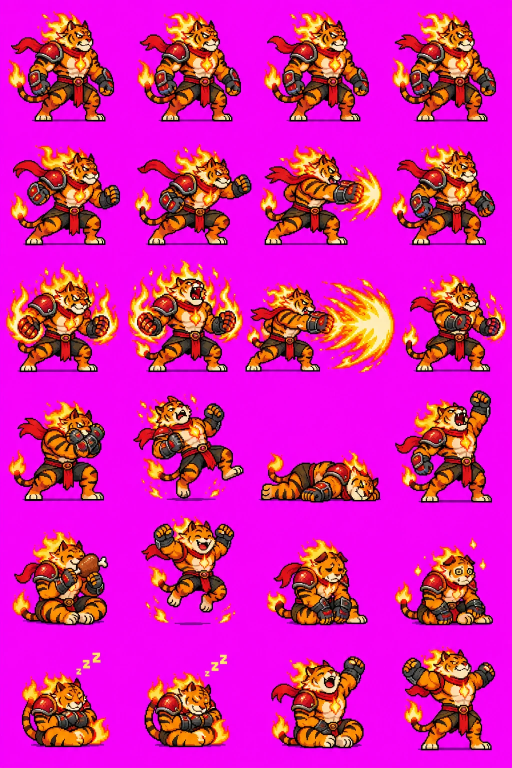
#> input picture assets/source/tiger-sheet.webp, 1024 x 1536 px (shown at 1/2 size)
$ python aura_anim.py ../assets/source/tiger-sheet.webp ../assets/source/tiger-sheet.webp ../assets/source/tiger-sheet.webp 3
#> lines starting #> are read from the running program, lines starting #| are printed output that depends on the picture; after the words box and inside, x2 and y2 are one past the last pixel; in counts of white or black regions, pixels touching at a corner belong together
"""Animated aura for legend frames (prototype).

A legend frame has its aura painted in, so it never moves. This splits a built frame into the body (everything
the dark outline closes in) and the painted aura (what can be reached from outside without crossing the outline),
draws moving flames behind the whole sprite (or, with split, drops the painted aura and draws the new one around the body): flame tongues that rise and flicker, N frames that loop,
solid pixel colours in 2 px cells (no alpha blending, so it shows the same on the PocketGo).
Usage: python aura_anim.py <element> <frame.png> <out_prefix> [frames=6]
       writes <out_prefix>_0.png .. _<N-1>.png (RGBA, same canvas size as the frame) and <out_prefix>_body.png
"""
import sys
import numpy as np
from PIL import Image

PALETTE = {          # outer -> inner
    'hoa':  [(196, 52, 18), (255, 128, 28), (255, 206, 72), (255, 248, 196)],
    'kim':  [(84, 112, 178), (146, 186, 238), (214, 232, 255), (255, 255, 255)],
    'moc':  [(36, 116, 40), (84, 196, 58), (166, 238, 88), (236, 255, 186)],
    'thuy': [(26, 84, 186), (48, 156, 238), (126, 226, 255), (226, 255, 255)],
    'tho':  [(142, 84, 26), (212, 146, 48), (248, 202, 88), (255, 244, 188)],
}
CELL = 2                 # aura drawn in 2x2 cells, like the aim funnel


def shift(m, dy, dx):
    out = np.zeros_like(m)
    h, w = m.shape
    out[max(dy, 0):h + min(dy, 0), max(dx, 0):w + min(dx, 0)] = m[max(-dy, 0):h + min(-dy, 0), max(-dx, 0):w + min(-dx, 0)]
    return out


def dilate(m):
    r = m.copy()
    for dy in (-1, 0, 1):
        for dx in (-1, 0, 1):
            r |= shift(m, dy, dx)
    return r


def body_mask(rgba):
    """pixels closed in by the dark outline (plus the outline itself)"""
    a = rgba[..., 3] > 0
    rgb = rgba[..., :3].astype(int)
    dark = a & (rgb.sum(-1) < 200)
    dark = dilate(dark)                            # close one-pixel gaps in the outline
    free = ~dark                                   # flood from the border through anything that is not outline
    seen = np.zeros_like(free)
    seen[0, :] = free[0, :]; seen[-1, :] = free[-1, :]; seen[:, 0] = free[:, 0]; seen[:, -1] = free[:, -1]
    while True:
        grown = dilate(seen) & free
        if (grown == seen).all():
            break
        seen = grown
    body = a & ~seen
    # the outline ring that faces the outside belongs to the body too
    return body | (dark & a & dilate(body))


def periodic_noise(h, w, cell, period_cells, seed):
    """value noise, bilinear, that repeats every period_cells grid rows (so the scroll loops)"""
    rng = np.random.default_rng(seed)
    gh, gw = period_cells, w // cell + 2
    g = rng.random((gh, gw))
    ys = np.arange(h)[:, None] / cell
    xs = np.arange(w)[None, :] / cell
    y0 = np.floor(ys).astype(int); x0 = np.floor(xs).astype(int)
    fy = ys - y0; fx = xs - x0
    fy = fy * fy * (3 - 2 * fy); fx = fx * fx * (3 - 2 * fx)
    def at(yy, xx):
        return g[yy % gh, np.clip(xx, 0, gw - 1)]
    top = at(y0, x0) * (1 - fx) + at(y0, x0 + 1) * fx
    bot = at(y0 + 1, x0) * (1 - fx) + at(y0 + 1, x0 + 1) * fx
    return top * (1 - fy) + bot * fy


def aura_frames(rgba, element, n=6, reach=16, split=False):
    h, w = rgba.shape[:2]
    # split=True drops the painted aura (needs a closed dark outline); by default the whole sprite stays as drawn
    # and the moving flames go behind it, around its silhouette
    body = body_mask(rgba) if split else rgba[..., 3] > 0
    # distance (in px) outside the body, up to `reach`
    dist = np.full((h, w), 999, np.int32)
    ring = body.copy()
    for d in range(1, reach + 1):
        nxt = dilate(ring)
        dist[nxt & ~ring] = d
        ring = nxt
    pal = PALETTE[element]
    cy = np.arange(h)[:, None].repeat(w, 1)
    top = np.where(body.any(1))[0][0]
    out = []
    period = 6                                     # noise rows per loop
    for t in range(n):
        frame = np.zeros((h, w, 4), np.uint8)
        # flames rise: sample the noise lower down as time goes on; taller above the shoulders
        shift_px = int(round(t * period * 10 / n))
        nz = periodic_noise(h + 64, w, 10, period * 8, 7)[shift_px:shift_px + h]
        nz2 = periodic_noise(h + 64, w, 5, period * 16, 11)[2 * shift_px % 32:2 * shift_px % 32 + h]
        up = np.clip((cy - top) / max(1, h - top), 0, 1)          # 0 at the head, 1 at the feet
        lim = 2 + 11 * (1 - up) * (0.2 + 1.0 * nz) + 4 * nz2       # flame height around the body
        heat = 1 - dist / np.maximum(lim, 1)
        lit = (dist < 999) & (heat > 0) & ~body
        band = np.clip((heat * 4.2).astype(int), 0, 3)
        # 2x2 cells: every cell takes the value of its top-left pixel
        yy = (np.arange(h) // CELL * CELL)[:, None]; xx = (np.arange(w) // CELL * CELL)[None, :]
        lit = lit[yy, xx]; band = band[yy, xx]
        for b in range(4):
            sel = lit & (band == b)
            frame[sel, :3] = pal[b]; frame[sel, 3] = 255
        # a few embers floating up
        rng = np.random.default_rng(3)
        for e in range(10):
            ex = rng.integers(0, w // CELL) * CELL
            base = rng.integers(0, h)
            ey = int((base - (t / n) * 60 - rng.integers(0, 20)) % h) // CELL * CELL
            if dist[ey, ex] < 999 and dist[ey, ex] > 8 and not body[ey, ex]:
                frame[ey:ey + CELL, ex:ex + CELL, :3] = pal[2 + e % 2]; frame[ey:ey + CELL, ex:ex + CELL, 3] = 255
        frame[body] = rgba[body]
        out.append(frame)
    b = rgba.copy(); b[~body] = 0
    return out, b


if __name__ == '__main__':
    el, src, pre = sys.argv[1], sys.argv[2], sys.argv[3]
    n = int(sys.argv[4]) if len(sys.argv) > 4 else 6
    im = np.array(Image.open(src).convert('RGBA'))
    pad = 24                                       # room for flames beyond the old canvas
    im = np.pad(im, ((pad, 4), (pad, pad), (0, 0)))
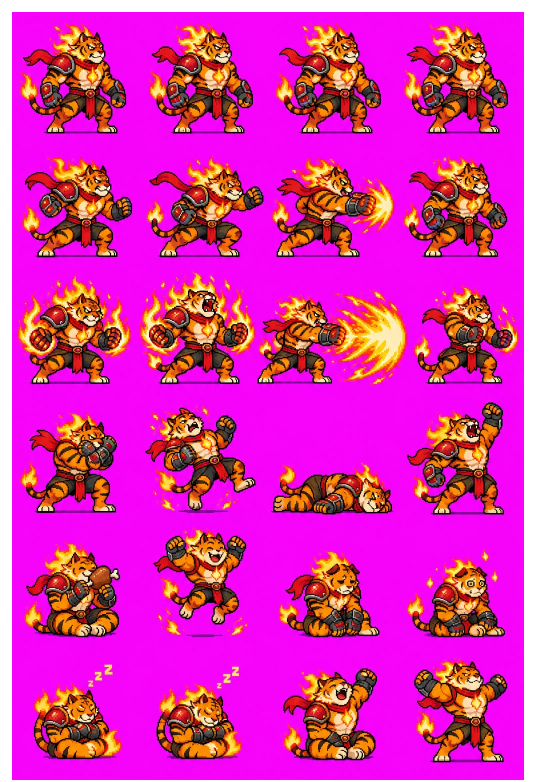
#> im: shape (1564, 1072, 4) (shown at 1/2 size); mean R, G, B, A 201.2, 32, 160, 239.2; transparent parts drawn white
    frames, body = aura_frames(im, el, n)
#> in aura_frames, `body = body_mask(rgba) if split else rgba[..., 3] > 0`:
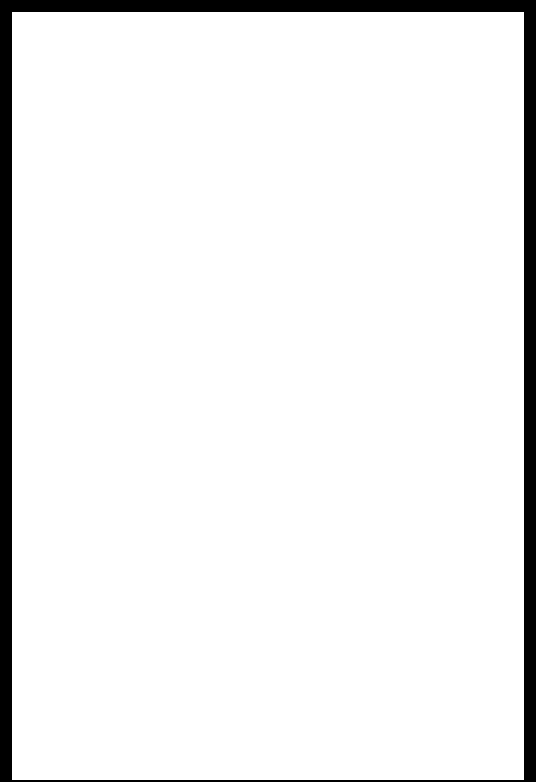
#> body: shape (1564, 1072) bool (shown at 1/2 size); 93.8% white; 1 black region, box (x1, y1, x2, y2) and area: (0, 0, 1072, 1564) 103744
#> the loop in aura_frames, `for d in range(1, reach + 1):` made 16 passes
#> pass 1, in aura_frames, `nxt = dilate(ring)`:
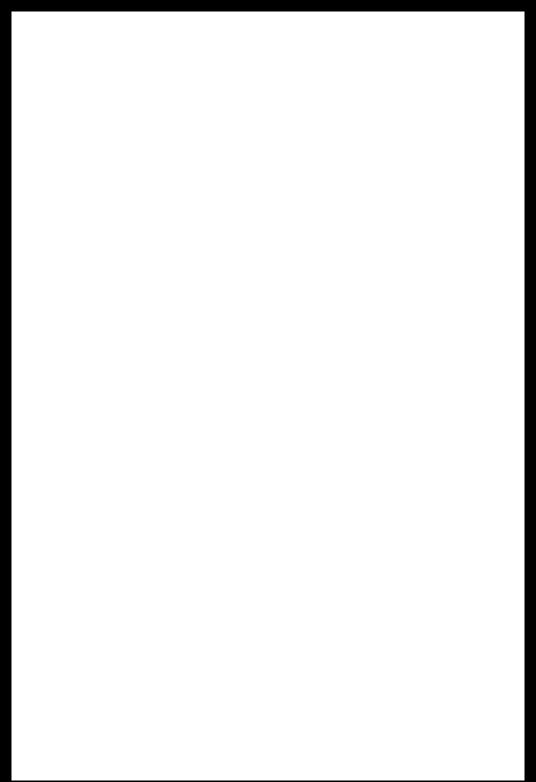
#> nxt: shape (1564, 1072) bool (shown at 1/2 size); 94.1% white; 1 black region, box (x1, y1, x2, y2) and area: (0, 0, 1072, 1564) 98620
#> pass 2, in aura_frames, `nxt = dilate(ring)`:
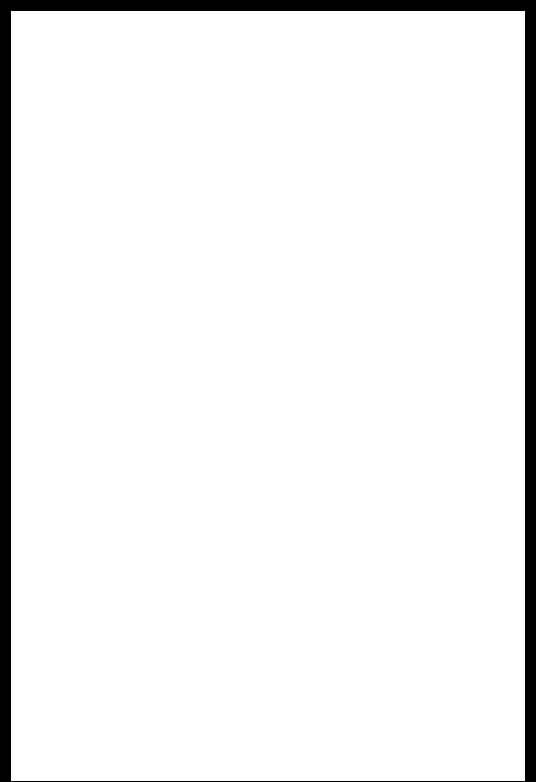
#> nxt: shape (1564, 1072) bool (shown at 1/2 size); 94.4% white; 1 black region, box (x1, y1, x2, y2) and area: (0, 0, 1072, 1564) 93488
#> pass 3, in aura_frames, `nxt = dilate(ring)`:
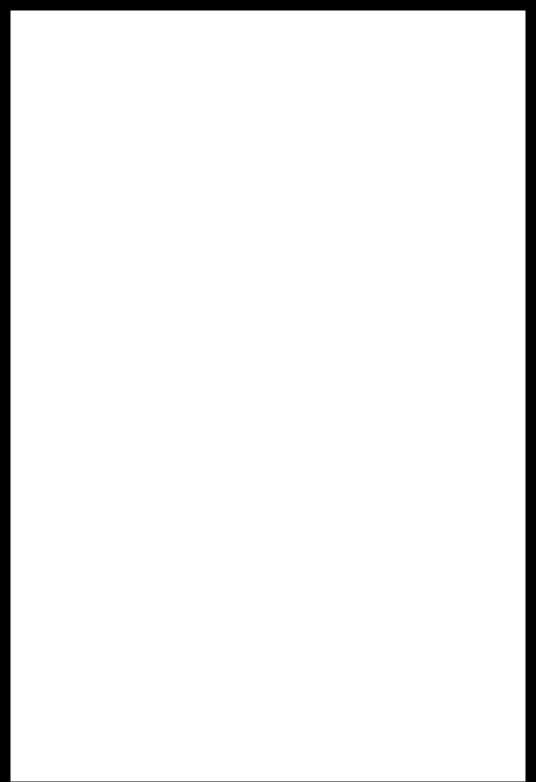
#> nxt: shape (1564, 1072) bool (shown at 1/2 size); 94.7% white; 1 black region, box (x1, y1, x2, y2) and area: (0, 0, 1072, 1564) 88348
#> after the loop in aura_frames, `for d in range(1, reach + 1):`:
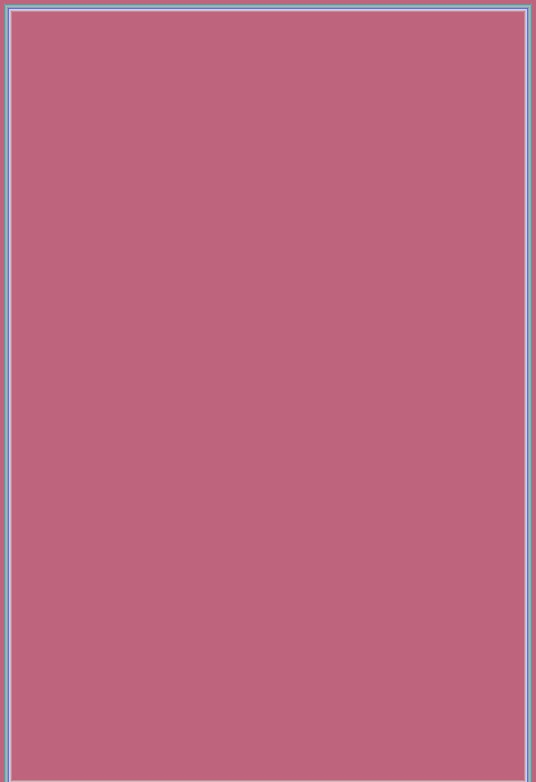
#> dist: shape (1564, 1072) int32 (shown at 1/2 size); 17 distinct labels, from 1 to 999; one colour per label, 0 black
#> after the loop in aura_frames, `for d in range(1, reach + 1):`:
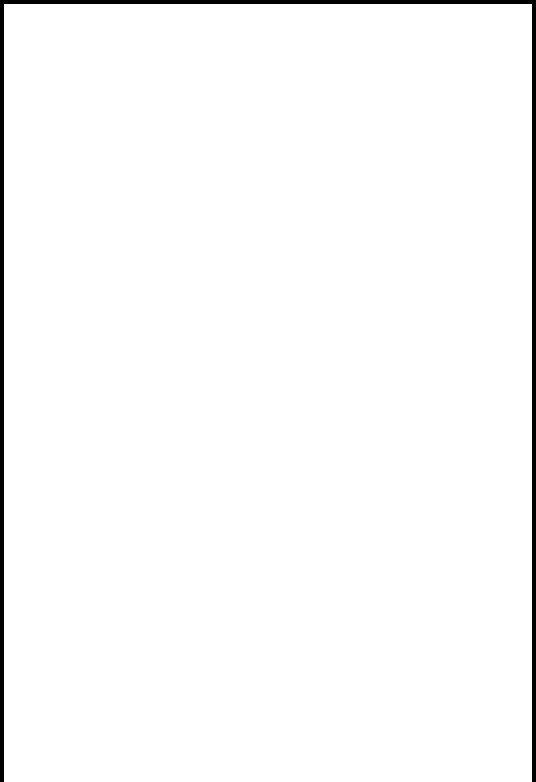
#> ring: shape (1564, 1072) bool (shown at 1/2 size); 98% white; 1 black region, box (x1, y1, x2, y2) and area: (0, 0, 1072, 1564) 33472
#> (the run stopped early here; a loop or call above may not have finished)
